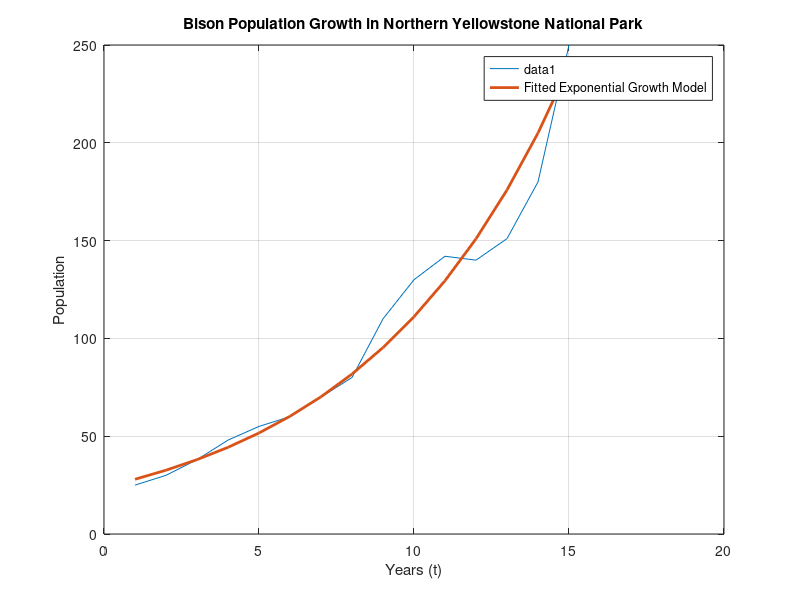

Here is the MATLAB script that generated this plot:
function hw5p6=hw5p6()
years = 1:15; % Years from t=1 to t=15
observed_population = [25, 30, 38, 48, 55, 60, 70, 80, 110, 130, 142, 140, 151, 180, 250]; % Bison population data at t=1 and t=15

% Transform data for linear regression
log_observed_population = log(observed_population);

linear_fit = polyfit(years, log_observed_population, 1);

r0 = linear_fit(1);
N0 = exp(linear_fit(2));

fitted_population = N0 * exp(r0 * years);

figure;
plot(years, observed_population);
hold on;
plot(years, fitted_population, 'LineWidth', 2, 'DisplayName', 'Fitted Exponential Growth Model');
title('Bison Population Growth in Northern Yellowstone National Park');
xlabel('Years (t)');
ylabel('Population');
legend('show');
grid on;
hold off;

disp('Fitted Parameters:');
disp(['N0 (Initial Population): ', num2str(N0)]);
disp(['r0 (Growth Rate): ', num2str(r0)]);

